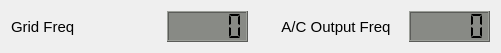
   <widget class="QWidget" name="layoutWidget">
    <property name="geometry">
     <rect>
      <x>11</x>
      <y>700</y>
      <width>501</width>
      <height>33</height>
     </rect>
    </property>
    <layout class="QHBoxLayout" name="horizontalLayout_9">
     <item>
      <widget class="QLabel" name="Grid_Freq_label">
       <property name="font">
        <font>
         <pointsize>11</pointsize>
        </font>
       </property>
       <property name="text">
        <string>Grid Freq</string>
       </property>
      </widget>
     </item>
     <item>
      <widget class="QLCDNumber" name="Grid_Freq_LCD">
       <property name="minimumSize">
        <size>
         <width>81</width>
         <height>31</height>
        </size>
       </property>
       <property name="maximumSize">
        <size>
         <width>81</width>
         <height>31</height>
        </size>
       </property>
       <property name="font">
        <font>
         <pointsize>11</pointsize>
         <weight>50</weight>
         <bold>false</bold>
        </font>
       </property>
       <property name="styleSheet">
        <string notr="true">QLCDNumber{
background-color: rgb(136, 138, 133);
}</string>
       </property>
       <property name="digitCount">
        <number>5</number>
       </property>
       <property name="segmentStyle">
        <enum>QLCDNumber::Flat</enum>
       </property>
       <property name="value" stdset="0">
        <double>0.000000000000000</double>
       </property>
      </widget>
     </item>
     <item>
      <widget class="QLabel" name="AC_Out_Freq_label">
       <property name="enabled">
        <bool>true</bool>
       </property>
       <property name="font">
        <font>
         <pointsize>11</pointsize>
         <kerning>false</kerning>
        </font>
       </property>
       <property name="text">
        <string>A/C Output Freq   </string>
       </property>
       <property name="alignment">
        <set>Qt::AlignRight|Qt::AlignTrailing|Qt::AlignVCenter</set>
       </property>
      </widget>
     </item>
     <item>
      <widget class="QLCDNumber" name="AC_Out_Freq_LCD">
       <property name="minimumSize">
        <size>
         <width>81</width>
         <height>31</height>
        </size>
       </property>
       <property name="maximumSize">
        <size>
         <width>81</width>
         <height>31</height>
        </size>
       </property>
       <property name="font">
        <font>
         <pointsize>11</pointsize>
         <weight>50</weight>
         <bold>false</bold>
        </font>
       </property>
       <property name="styleSheet">
        <string notr="true">QLCDNumber{
background-color: rgb(136, 138, 133);
}</string>
       </property>
       <property name="digitCount">
        <number>5</number>
       </property>
       <property name="segmentStyle">
        <enum>QLCDNumber::Flat</enum>
       </property>
       <property name="value" stdset="0">
        <double>0.000000000000000</double>
       </property>
      </widget>
     </item>
    </layout>
   </widget>
